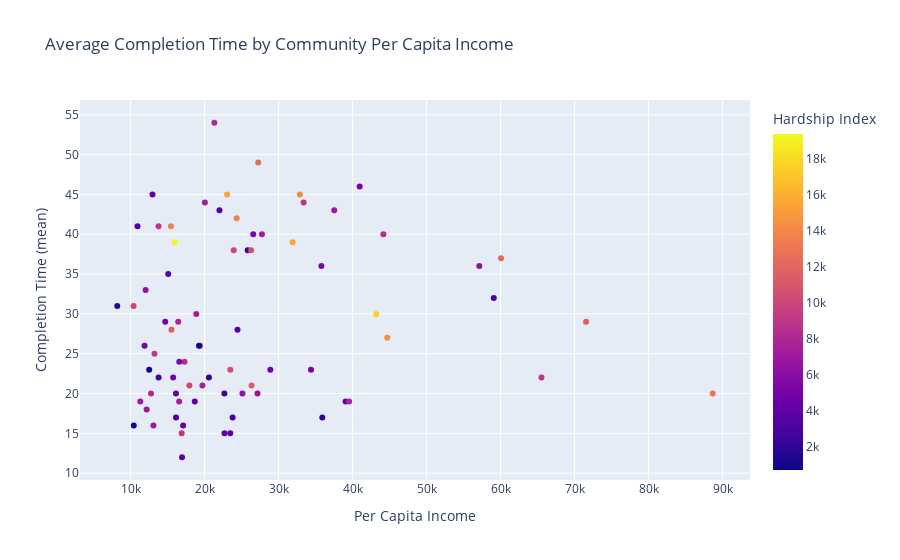

Write notebook code for a chart like this one.
### Code cell
fig = px.scatter(x = working_data["Per Capita Income"], y = working_data["Completion Time"],
                 color = working_data['Count'],
                title = "Average Completion Time by Community Per Capita Income",
                labels = {
                "x": "Per Capita Income",
                "y": "Completion Time (days)",
                "color": "Count"})
fig.show()

# Save to artifacts
fig.write_image("artifacts/income_scatter.png", scale = 3, engine = 'kaleido')

### Figure 1 — Plotly figure (JSON) as saved in the notebook; plotly's stock layout.template omitted (floating-point values rounded to 4 significant figures)
{"data": [{"hovertemplate": "Per Capita Income=%{x}<br>Completion Time (mean)=%{y}<br>Hardship Index=%{marker.color}<extra></extra>", "legendgroup": "", "marker": {"color": [8093, 12330, 4998, 15377, 4204, 14208, 8894, 7315, 7062, 3215, 13655, 13779, 3196, 9014, 7329, 5302, 8486, 19404, 15459, 2318, 9945, 10519, 12103, 5411, 6340, 3667, 6489, 2652, 1578, 10063, 17549, 7345, 5012, 7774, 11515, 11638, 3586, 14344, 5079, 10174, 706, 9195, 8384, 5555, 10484, 5086, 850, 4549, 4766, 2122, 8804, 2545, 10123, 11449, 7611, 8122, 12694, 6693, 6383, 2380, 3895, 4142, 7557, 3771, 7109, 7768, 6975, 1791, 2766, 2574, 1049, 6896, 4340, 3718, 9012, 3902, 3678], "coloraxis": "coloraxis", "symbol": "circle"}, "mode": "markers", "name": "", "orientation": "v", "showlegend": false, "type": "scatter", "x": [21323, 27249, 40959, 23040, 12961, 32875, 33385, 20039, 37524, 22014, 24336, 15461, 10934, 13781, 27751, 26576, 44164, 15957, 31908, 25828, 23939, 26282, 60058, 35787, 57123, 15089, 12034, 59077, 8201, 10402, 43198, 18881, 14685, 16444, 71551, 15528, 24454, 44689, 11888, 19398, 19252, 13231, 17285, 16579, 23482, 34381, 12515, 28887, 15754, 20588, 65526, 13785, 17949, 26353, 19713, 12765, 88669, 27149, 25113, 22677, 16134, 39056, 16563, 18672, 11317, 39523, 12171, 35911, 16148, 23791, 10432, 13089, 17104, 23472, 16907, 22694, 16954], "xaxis": "x", "y": [54, 49, 46, 45, 45, 45, 44, 44, 43, 43, 42, 41, 41, 41, 40, 40, 40, 39, 39, 38, 38, 38, 37, 36, 36, 35, 33, 32, 31, 31, 30, 30, 29, 29, 29, 28, 28, 27, 26, 26, 26, 25, 24, 24, 23, 23, 23, 23, 22, 22, 22, 22, 21, 21, 21, 20, 20, 20, 20, 20, 20, 19, 19, 19, 19, 19, 18, 17, 17, 17, 16, 16, 16, 15, 15, 15, 12], "yaxis": "y"}], "layout": {"autosize": true, "coloraxis": {"colorbar": {"title": {"text": "Hardship Index"}}, "colorscale": [[0, "#0d0887"], [0.1111, "#46039f"], [0.2222, "#7201a8"], [0.3333, "#9c179e"], [0.4444, "#bd3786"], [0.5556, "#d8576b"], [0.6667, "#ed7953"], [0.7778, "#fb9f3a"], [0.8889, "#fdca26"], [1, "#f0f921"]]}, "legend": {"tracegroupgap": 0}, "title": {"text": "Average Completion Time by Community Per Capita Income"}, "xaxis": {"anchor": "y", "autorange": true, "domain": [0, 1], "range": [2991.0, 93880.0], "title": {"text": "Per Capita Income"}, "type": "linear"}, "yaxis": {"anchor": "x", "autorange": true, "domain": [0, 1], "range": [8.534, 57.47], "title": {"text": "Completion Time (mean)"}, "type": "linear"}}}
